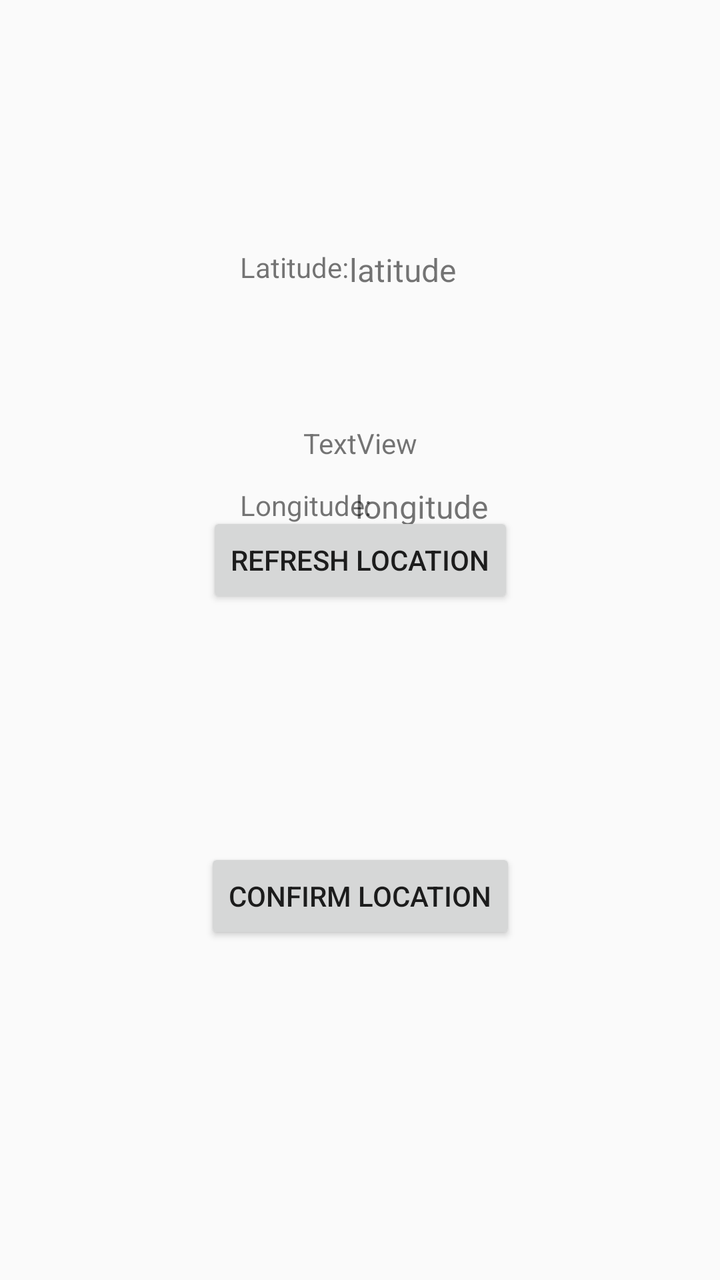
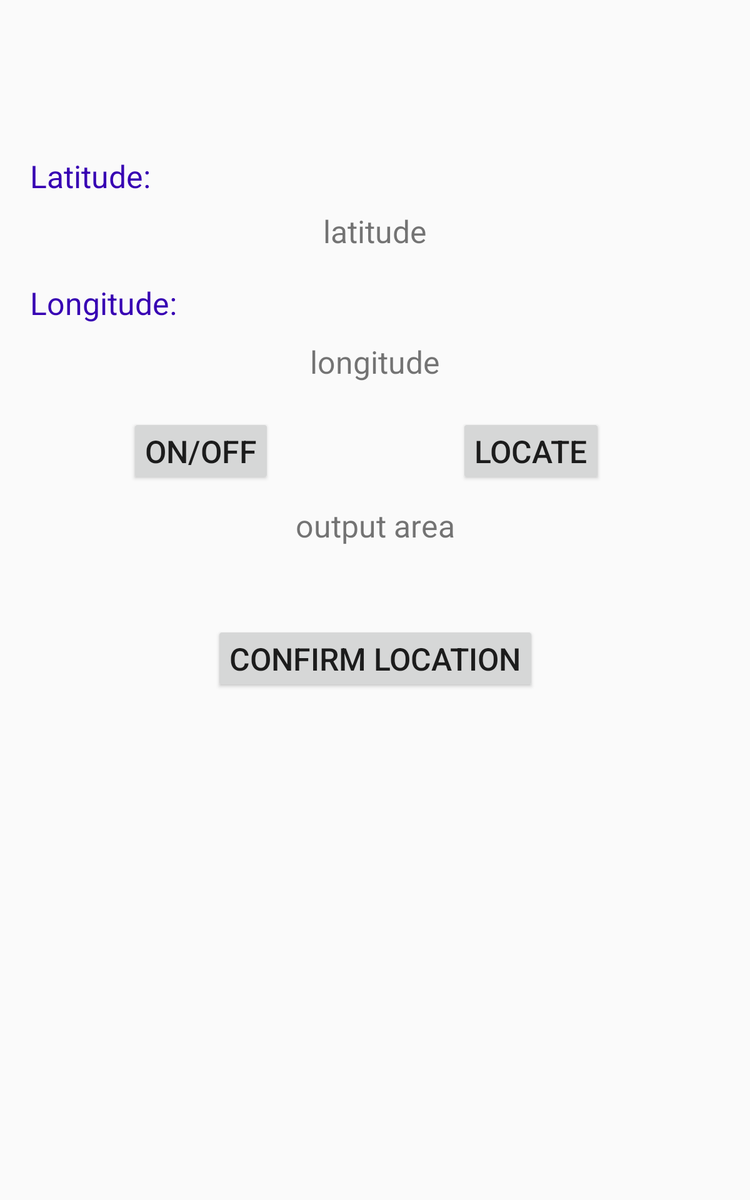

One screen, two layout resources from the same app: the default and the author's alternative for another configuration. Each is rendered where Android would select it; the XML of both is given below.
<!-- AndroidManifest.xml: application theme AppTheme -->
<!-- res/layout/activity_set_restaurant_location.xml -->
<?xml version="1.0" encoding="utf-8"?>
<android.support.constraint.ConstraintLayout xmlns:android="http://schemas.android.com/apk/res/android"
    xmlns:app="http://schemas.android.com/apk/res-auto"
    xmlns:tools="http://schemas.android.com/tools"
    android:layout_width="match_parent"
    android:layout_height="match_parent"
    tools:context=".views.SetRestaurantLocationActivity">

    <TextView
        android:layout_width="73dp"
        android:layout_height="22dp"
        android:layout_marginStart="120dp"
        android:layout_marginTop="124dp"
        android:text="Latitude:"
        app:layout_constraintStart_toStartOf="parent"
        app:layout_constraintTop_toTopOf="parent" />

    <TextView
        android:id="@+id/latitudeText"
        android:layout_width="wrap_content"
        android:layout_height="wrap_content"
        android:layout_marginTop="124dp"
        android:layout_marginEnd="132dp"
        android:text="latitude"
        android:textIsSelectable="true"
        android:textSize="16sp"
        app:layout_constraintEnd_toEndOf="parent"
        app:layout_constraintTop_toTopOf="parent" />

    <TextView
        android:layout_width="74dp"
        android:layout_height="21dp"
        android:layout_marginStart="120dp"
        android:layout_marginBottom="376dp"
        android:text="Longitude:"
        app:layout_constraintBottom_toBottomOf="parent"
        app:layout_constraintStart_toStartOf="parent" />

    <TextView
        android:id="@+id/longitudeText"
        android:layout_width="wrap_content"
        android:layout_height="wrap_content"
        android:layout_marginEnd="116dp"
        android:layout_marginBottom="376dp"
        android:text="longitude"
        android:textIsSelectable="true"
        android:textSize="16sp"
        app:layout_constraintBottom_toBottomOf="parent"
        app:layout_constraintEnd_toEndOf="parent" />

    <Button
        android:id="@+id/confirmGpsLocationButton"
        android:layout_width="wrap_content"
        android:layout_height="wrap_content"
        android:layout_marginStart="8dp"
        android:layout_marginEnd="8dp"
        android:layout_marginBottom="168dp"
        android:text="Confirm Location"
        app:layout_constraintBottom_toBottomOf="parent"
        app:layout_constraintEnd_toEndOf="parent"
        app:layout_constraintStart_toStartOf="parent" />

    <Button
        android:id="@+id/refreshLocationButton"
        android:layout_width="wrap_content"
        android:layout_height="wrap_content"
        android:layout_marginStart="8dp"
        android:layout_marginTop="256dp"
        android:layout_marginEnd="8dp"
        android:text="Refresh Location"
        app:layout_constraintEnd_toEndOf="parent"
        app:layout_constraintStart_toStartOf="parent"
        app:layout_constraintTop_toTopOf="parent" />

    <TextView
        android:id="@+id/locationDescription"
        android:layout_width="wrap_content"
        android:layout_height="wrap_content"
        android:layout_marginStart="8dp"
        android:layout_marginTop="212dp"
        android:layout_marginEnd="8dp"
        android:text="TextView"
        app:layout_constraintEnd_toEndOf="parent"
        app:layout_constraintStart_toStartOf="parent"
        app:layout_constraintTop_toTopOf="parent" />

</android.support.constraint.ConstraintLayout>
<!-- resources referenced by this layout -->
<resources>
  <style name="AppTheme" parent="Theme.AppCompat.Light.NoActionBar">
          
          <item name="colorPrimary">@color/colorPrimary</item>
          <item name="colorPrimaryDark">@color/colorPrimaryDark</item>
          <item name="colorAccent">@color/colorAccent</item>
      </style>
</resources>
<!-- res/layout-sw600dp/activity_set_restaurant_location.xml (the author's variant of the layout above) -->
<!-- drawn on a 7-inch tablet held upright -->
<?xml version="1.0" encoding="utf-8"?>
<android.support.constraint.ConstraintLayout
    xmlns:android="http://schemas.android.com/apk/res/android"
    xmlns:app="http://schemas.android.com/apk/res-auto"
    xmlns:tools="http://schemas.android.com/tools"
    android:layout_width="match_parent"
    android:layout_height="match_parent"
    android:paddingBottom="16dp"
    android:paddingLeft="16dp"
    android:paddingRight="16dp"
    android:paddingTop="16dp"
    tools:context=".views.SetRestaurantLocationActivity">

    <TextView
        android:id="@+id/textView5"
        android:layout_width="match_parent"
        android:layout_height="wrap_content"
        android:layout_marginStart="8dp"
        android:layout_marginTop="108dp"
        android:layout_marginEnd="8dp"
        android:text="Latitude:"
        android:textColor="@color/colorPrimaryDark"
        android:textSize="25sp"
        app:layout_constraintEnd_toEndOf="parent"
        app:layout_constraintStart_toStartOf="parent"
        app:layout_constraintTop_toTopOf="parent" />

    <TextView
        android:id="@+id/latitude_text"
        android:layout_width="193dp"
        android:layout_height="28dp"
        android:layout_marginStart="8dp"
        android:layout_marginTop="16dp"
        android:layout_marginEnd="8dp"
        android:text="latitude"
        android:textAlignment="center"
        android:textIsSelectable="true"
        android:textSize="25sp"
        app:layout_constraintEnd_toEndOf="parent"
        app:layout_constraintStart_toStartOf="parent"
        app:layout_constraintTop_toBottomOf="@+id/textView5" />

    <TextView
        android:id="@+id/textView"
        android:textColor="@color/colorPrimaryDark"
        android:textSize="25sp"
        android:layout_width="match_parent"
        android:layout_height="wrap_content"
        android:layout_marginStart="8dp"
        android:layout_marginTop="24dp"
        android:layout_marginEnd="8dp"
        android:text="Longitude:"
        app:layout_constraintEnd_toEndOf="parent"
        app:layout_constraintStart_toStartOf="parent"
        app:layout_constraintTop_toBottomOf="@+id/latitude_text" />

    <TextView
        android:id="@+id/longitude_text"
        android:layout_width="196dp"
        android:layout_height="27dp"
        android:layout_marginStart="8dp"
        android:layout_marginTop="20dp"
        android:layout_marginEnd="8dp"
        android:text="longitude"
        android:textAlignment="center"
        android:textIsSelectable="true"
        android:textSize="25sp"
        app:layout_constraintEnd_toEndOf="parent"
        app:layout_constraintStart_toStartOf="parent"
        app:layout_constraintTop_toBottomOf="@+id/textView" />

    <Button
        android:id="@+id/button"
        android:layout_width="wrap_content"
        android:layout_height="wrap_content"
        android:layout_marginStart="88dp"
        android:layout_marginTop="28dp"
        android:onClick="onStartClicked"
        android:text="on/off"
        android:textSize="25sp"
        app:layout_constraintStart_toStartOf="parent"
        app:layout_constraintTop_toBottomOf="@+id/longitude_text" />

    <Button
        android:id="@+id/locate"
        android:layout_width="wrap_content"
        android:layout_height="wrap_content"
        android:layout_marginStart="8dp"
        android:layout_marginTop="28dp"
        android:layout_marginEnd="8dp"
        android:onClick="onLocateClicked"
        android:text="Locate"
        android:textSize="25sp"
        app:layout_constraintEnd_toEndOf="parent"
        app:layout_constraintHorizontal_bias="0.601"
        app:layout_constraintStart_toEndOf="@+id/button"
        app:layout_constraintTop_toBottomOf="@+id/longitude_text" />

    <TextView
        android:id="@+id/output"
        android:layout_width="match_parent"
        android:layout_height="38dp"
        android:layout_marginStart="8dp"
        android:layout_marginTop="16dp"
        android:layout_marginEnd="8dp"
        android:gravity="top"
        android:text="output area"
        android:textSize="25sp"
        android:textAlignment="center"
        app:layout_constraintEnd_toEndOf="parent"
        app:layout_constraintStart_toStartOf="parent"
        app:layout_constraintTop_toBottomOf="@+id/button" />

    <Button
        android:id="@+id/confirmLocationButton"
        android:layout_width="wrap_content"
        android:layout_height="wrap_content"
        android:layout_marginStart="8dp"
        android:layout_marginTop="44dp"
        android:layout_marginEnd="8dp"
        android:layout_marginBottom="8dp"
        android:onClick="onLocateClicked"
        android:textSize="25sp"
        android:text="Confirm Location"
        app:layout_constraintBottom_toBottomOf="parent"
        app:layout_constraintEnd_toEndOf="parent"
        app:layout_constraintStart_toStartOf="parent"
        app:layout_constraintTop_toBottomOf="@+id/output"
        app:layout_constraintVertical_bias="0.036" />

</android.support.constraint.ConstraintLayout>
